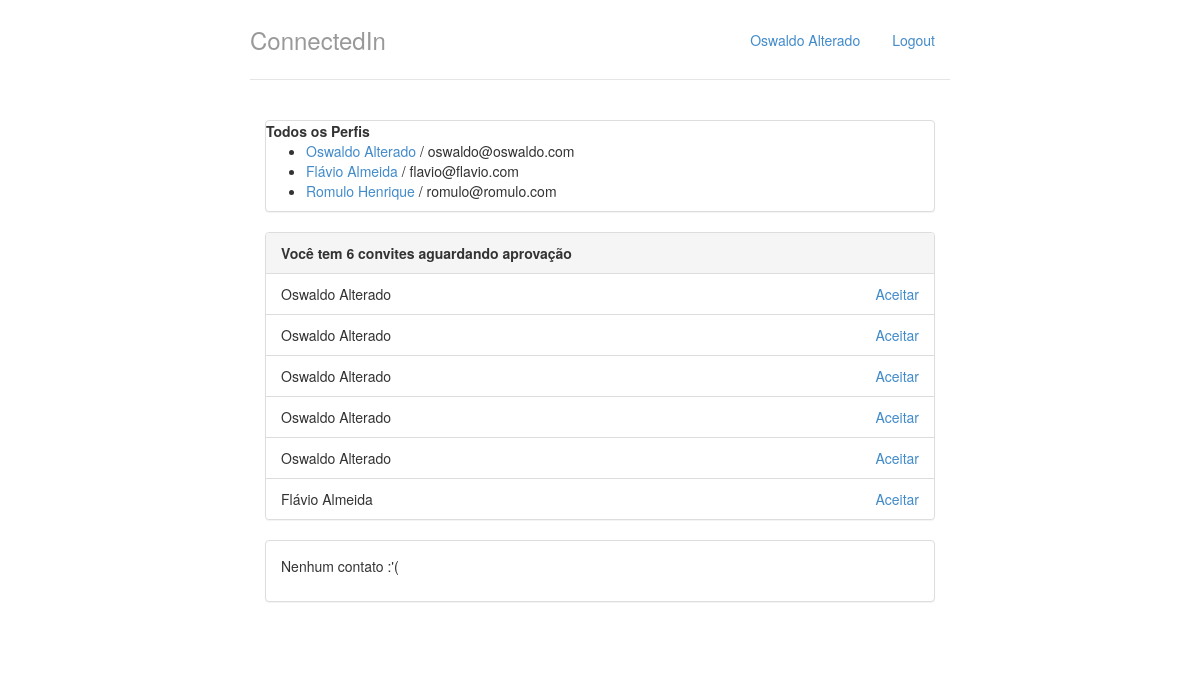
Before: / with the older database file.
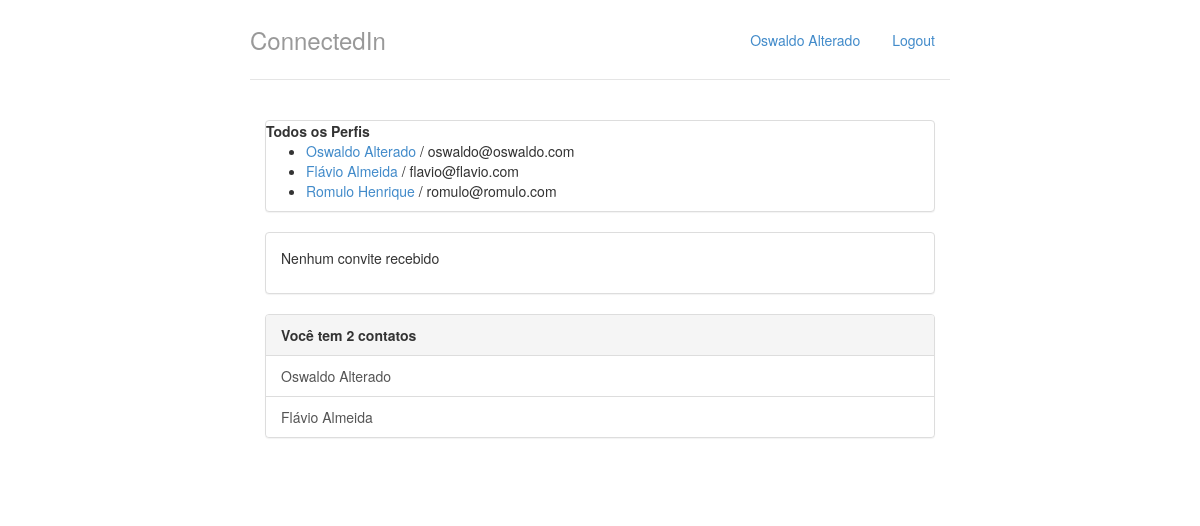
After: the same page with the newer database file.
### perfis/models.py (models this page shows, shortened)
class Perfil(models.Model):
	nome = models.CharField(max_length=255, null=False)
	email = models.CharField(max_length=255, null=False)
	telefone = models.CharField(max_length=15, null=False)
	nome_empresa = models.CharField(max_length=255, null=False)
	contatos = models.ManyToManyField('self')

class Convite(models.Model):
	solicitante = models.ForeignKey(Perfil, related_name='convites_feitos')
	convidado = models.ForeignKey(Perfil, related_name='convites_recebidos')

### perfis/views.py (the view)
# urls.py: url(r'^$', views.index, name='index'),
def index(request):
	return render(request, 'index.html', { "perfis" : Perfil.objects.all(), "perfil_logado": get_perfil_logado(request)})

### perfis/views.py (called while the page is built)
def get_perfil_logado(request):
	return Perfil.objects.get(id=1)

### perfis/templates/index.html
{% extends "base.html" %}
{% block corpo %}
<div class="col-lg-12">
	<div class="panel panel-default">
		<div class="panel-headig">
			<strong>Todos os Perfis</strong>
		</div>
		{% if perfis %}
			<ul>
				{% for perfil in perfis %}
					<li>
						<a href="{% url 'exibir' perfil.id %}">{{ perfil.nome }}</a> / {{ perfil.email }}
					</li>
				{% endfor %}
			</ul>
		{% else %}
			<p>Nenhum Perfil encontrado</p>
		{% endif %}
	</div>
	<div class="panel panel-default">
		{% with total_de_convites=perfil_logado.convites_recebidos.count %}
			{% if total_de_convites %}
				<div class="panel-heading">
					<strong>Você tem {{ total_de_convites }} convite{{ total_de_convites|pluralize}} aguardando aprovação</strong>
				</div>
				<ul class="list-group">
					{% for convite in perfil_logado.convites_recebidos.all %}
						<li class="list-group-item">
							{{ convite.solicitante.nome }}
							<a href="{% url 'aceitar' convite.id %}" class="pull-right">Aceitar</a>
						</li>
					{% endfor %}
				</ul>
			{% else %}
				<div class="panel-body">
					<p>Nenhum convite recebido</p>
				</div>
			{% endif %}
		{% endwith %}
	</div>
	<div class="panel panel-default">
		{% with total_de_contatos=perfil_logado.contatos.count %}
			{% if total_de_contatos %}
				<div class="panel-heading">
					<strong>Você tem {{ total_de_contatos }} contato{{ total_de_contatos|pluralize}}</strong>
				</div>
				<ul class="list-group">
					{% for contato in perfil_logado.contatos.all %}
						<a href="{% url 'exibir' contato.id %}" class="list-group-item">{{ contato.nome }}</a>
					{% endfor %}
				</ul>
			{% else %}
				<div class="panel-body">
					<p>Nenhum contato :'(</p>
				</div>
			{% endif %}
		{% endwith %}
	</div>
</div>
{% endblock %}

### perfis/templates/base.html (shortened to what this page needs)
{% load staticfiles %}
<!DOCTYPE html>
<html lang="pt">
  <head>
    <link href="{% static "styles/bootstrap.css" %}" rel="stylesheet">
    <link href="{% static "styles/main.css" %}" rel="stylesheet">
  </head>
  <body>
    <div class="container">
      <div class="header">
        <ul class="nav nav-pills pull-right">
          <li class=""><a href="{% url 'index' %}"> {{ perfil_logado.nome }}</a></li>
          <li class=""><a href="/logout/">Logout</a></li>
        </ul>
        <h3 class="text-muted">ConnectedIn</h3>
      </div>
      <div class="row content">
         {% block corpo %}
         {% endblock %}
      </div>
    </div>
  </body>
</html>

### perfis/static/styles/main.css (style rules this page uses)
body { padding-top: 20px; padding-bottom: 20px; }
.header, .content, .footer { padding-left: 15px; padding-right: 15px; }
.header { border-bottom: 1px solid #e5e5e5; }
.header h3 { margin-top: 0; margin-bottom: 0; line-height: 40px; padding-bottom: 19px; }
@media (min-width: 768px) { .container { max-width: 730px; } }
.content { margin: 40px 0; }
@media screen and (min-width: 768px) { .header, .content, .footer { padding-left: 0; padding-right: 0; } }
@media screen and (min-width: 768px) { .header { margin-bottom: 30px; } }

Changed rows visible on the page:
removed Convite: solicitante.nome "Oswaldo Alterado"
removed Convite: solicitante.nome "Oswaldo Alterado"
removed Convite: solicitante.nome "Oswaldo Alterado"
removed Convite: solicitante.nome "Oswaldo Alterado"
removed Convite: solicitante.nome "Oswaldo Alterado"
removed Convite: solicitante.nome "Flávio Almeida"
now on one of the page's lists (row unchanged): Perfil: nome "Oswaldo Alterado"
now on one of the page's lists (row unchanged): Perfil: nome "Flávio Almeida"
Other visible differences:
{{ total_de_contatos }}: (not shown) → "2"
{{ total_de_convites }}: "6" → (not shown)
text no longer shown: "convite aguardando aprovação Nenhum contato :'("
text now shown: "Nenhum convite recebido contato"
